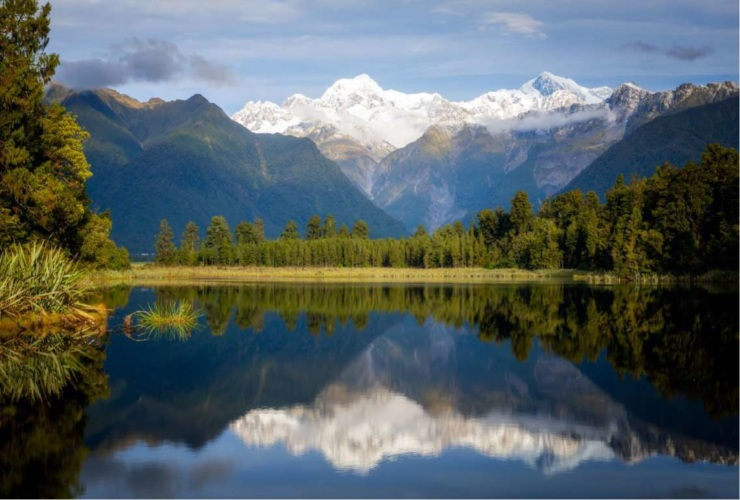
#> input picture Robinson_compass/lake_nz.jpg, 740 x 500 px
$ python rob_com.py
#> lines starting #> are read from the running program, lines starting #| are printed output that depends on the picture
import cv2
import numpy as np

img = cv2.imread("lake_nz.jpg")
#> img is the input picture: shape (500, 740, 3); mean B, G, R 99.5, 97.7, 86.6

# North Direction/Reference Mask
"""[-1 0 1]
   [-2 0 2]
   [-1 0 1]"""
north = np.array([[-1,0,1],[-2,0,2],[-1,0,1]])

# North-West Mask (+45 deg rotation)
"""[0 1 2]
   [-1 0 1]
   [-2-1 0]"""
northW = np.array([[0,1,2],[-1,0,1],[-2,-1,0]])

# West Mask(+90 deg rotation)
"""[1 2 1]
   [0 0 0]
   [-1-2-1]"""
west = np.zeros((3,3))
west[0] = [1,2,1]
west[2] = [-1,-2,-1]

# South-West Mask
"""[2 1 0]
   [1 0-1]
   [0-1-2]"""
southW = np.array([[2,1,0],[1,0,-1],[0,-1,-2]])

# South Mask
"""[1 0 -1]
   [2 0 -2]
   [1 0 -1]"""
south = np.array([[1,0,-1],[2,0,-2],[1,0,-1]])

# South-East Mask
"""[0-1-2]
   [1 0-1]
   [2 1 0]"""
southE = np.array([[0,-1,-2],[1,0,-1],[2,1,0]])

# East Mask
"""[-1-2-1]
   [0 0 0]
   [1 2 1]"""
east = np.array([[-1,-2,1],[0,0,0],[1,2,1]])

# North-East Mask
"""[-2-1 0]
   [-1 0 1]
   [0 1 2]"""
northE = np.array([[-2,-1,0],[-1,0,1],[0,1,2]])

nF = cv2.filter2D(img,-1,north)
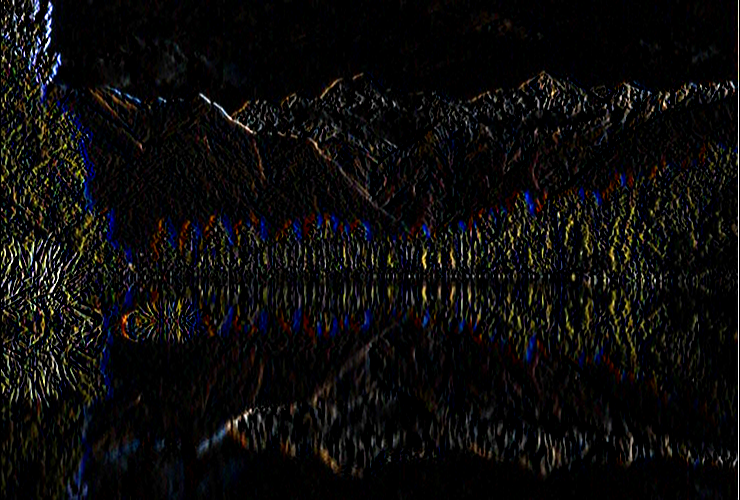
#> nF: shape (500, 740, 3); mean B, G, R 11.4, 11.7, 12.6
nwF = cv2.filter2D(img,-1,northW)
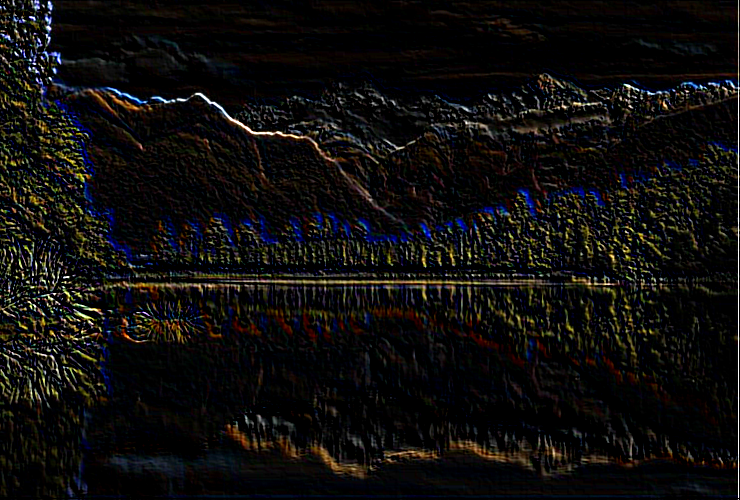
#> nwF: shape (500, 740, 3); mean B, G, R 12.9, 13.8, 15.1
wF = cv2.filter2D(img,-1,west)
swF = cv2.filter2D(img,-1,southW)
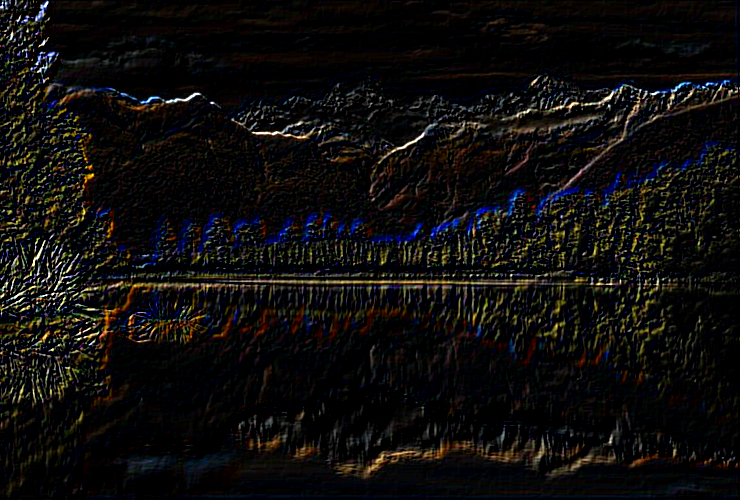
#> swF: shape (500, 740, 3); mean B, G, R 12.5, 13.5, 14.9
sF = cv2.filter2D(img,-1,south)
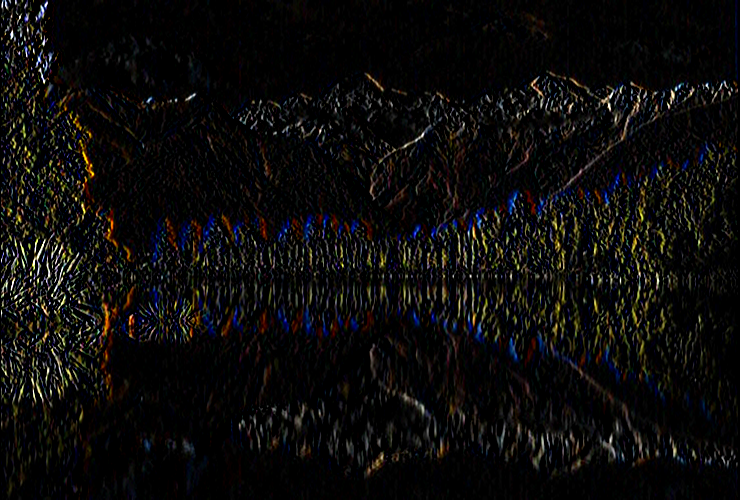
#> sF: shape (500, 740, 3); mean B, G, R 10.7, 11.4, 12.4
seF = cv2.filter2D(img,-1,southE)
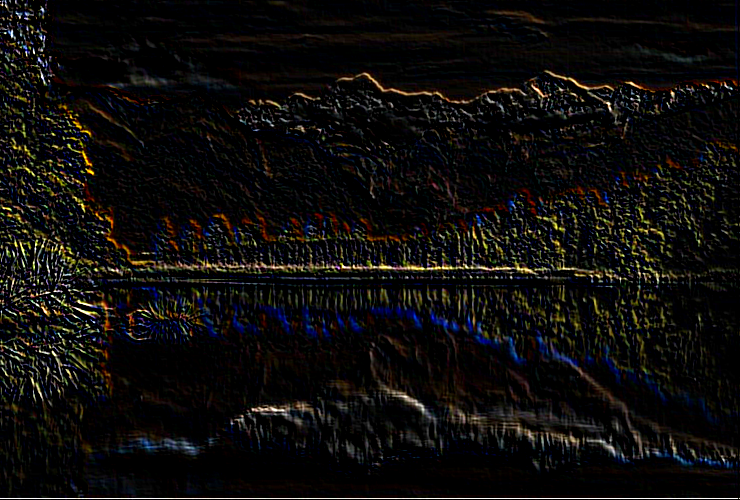
#> seF: shape (500, 740, 3); mean B, G, R 11.7, 12.9, 14.4
eF = cv2.filter2D(img,-1,east)
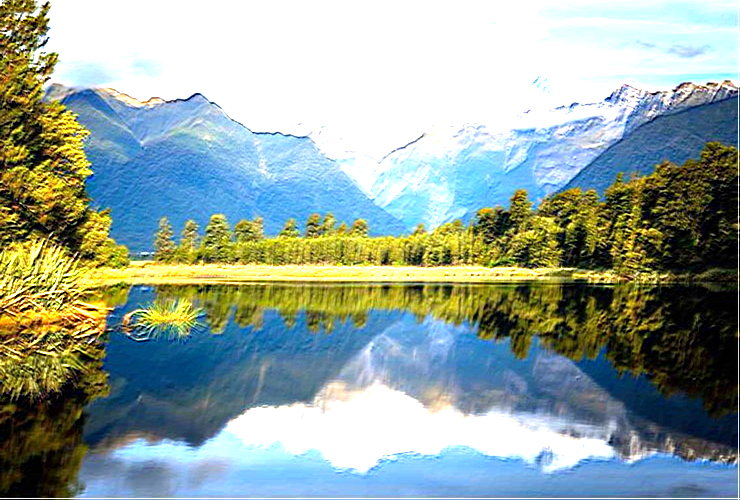
#> eF: shape (500, 740, 3); mean B, G, R 157.7, 165.2, 148
neF = cv2.filter2D(img,-1,northE)
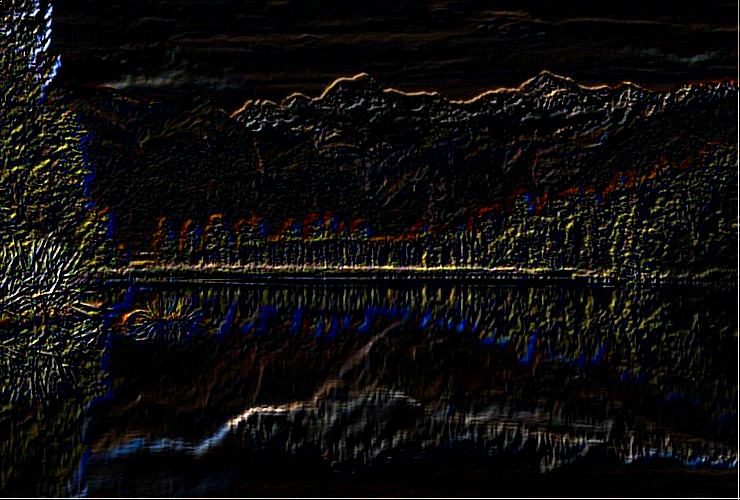
#> neF: shape (500, 740, 3); mean B, G, R 12.4, 13.2, 14.5

cv2.imwrite('north.jpg',nF)
cv2.imwrite('northWest.jpg',nwF)
cv2.imwrite('west.jpg',wF)
cv2.imwrite('southWest.jpg',swF)
cv2.imwrite('south.jpg',sF)
cv2.imwrite('southEast.jpg',seF)
cv2.imwrite('east.jpg',eF)
cv2.imwrite('northEast.jpg',neF)
cv2.destroyAllWindows()
